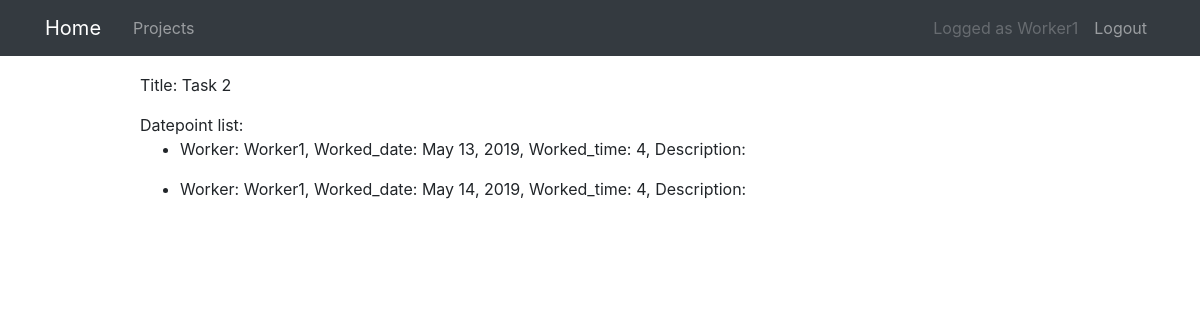
Before: /task/2/ (signed in) with the older database file.
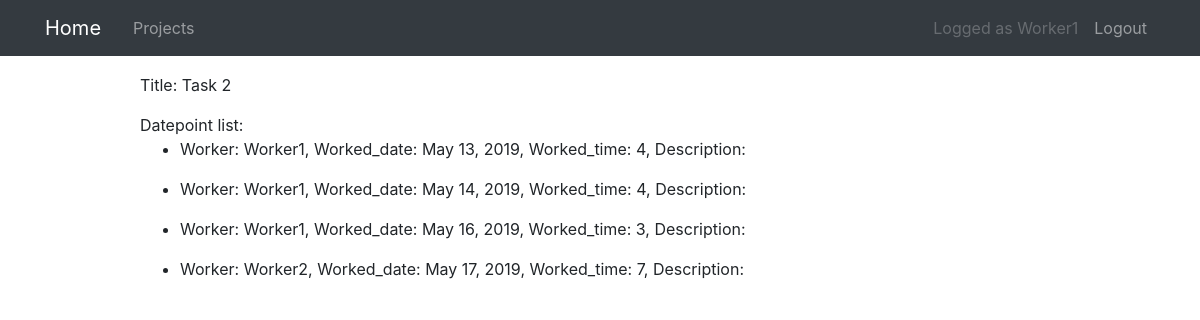
After: the same page with the newer database file.
### projects/models.py (models this page shows, shortened)
class Task(models.Model):
    title = models.CharField(max_length=100)
    project = models.ForeignKey(Project, on_delete=models.CASCADE)

class DatePoint(models.Model):
    task = models.ForeignKey(Task, on_delete=models.CASCADE)
    worker = models.ForeignKey(User, on_delete=models.CASCADE)
    description = models.CharField(max_length=100, blank=True)
    worked_time = models.PositiveIntegerField()
    worked_date = models.DateField()
    date_created = models.DateTimeField(auto_now=True)

### projects/views.py (the view)
# urls.py: path("task/<int:pk>/", TaskDetailView.as_view(), name="task-detail"),
class TaskDetailView(
    PermissionRequiredMixin, UserBelongsToTaskMixin, DetailView
):
    model = Task
    def get_context_data(self, **kwargs):
        context = super().get_context_data(**kwargs)
        datepoint_list = DatePoint.objects.filter(task__id=self.kwargs["pk"])
        context["datepoint_list"] = datepoint_list
        return context
    permission_required = "projects.view_task"

### projects/mixins.py (called while the page is built)
    def test_func(self):
        user = self.request.user
        task_pk = self.kwargs["pk"]
        if user.groups.count() > 0:
            if user.groups.all()[0].name == "Worker":
                queryset = Task.objects.filter(
                    id=task_pk, project__worker=user
                )
                if queryset.count() > 0:
                    return True
            elif user.groups.all()[0].name == "Manager":
                queryset = Task.objects.filter(
                    id=task_pk, project__manager=user
                )
                if queryset.count() > 0:
                    return True
        else:
            return False

### projects/models.py (called while the page is built)
    def __str__(self):
        return f"{self.title}, {self.manager}"

### projects/templates/projects/task_detail.html (shortened to what this page needs)
{% extends "projects/base.html" %}
{% block content %}
<p>Title: {{ object.title }} </p>
{% if datepoint_list %}
Datepoint list:
{% endif %}
{% for datepoint in datepoint_list %}
<ul>
    <li>Worker: {{datepoint.worker}}, Worked_date: {{ datepoint.worked_date }}, Worked_time:
        {{ datepoint.worked_time }}, Description: {{ datepoint.description }}
    </li>
</ul>
{% endfor %}
{% endblock content %}

### projects/templates/projects/base.html (shortened to what this page needs)
{% load static %}
<!DOCTYPE html>
<html>
<head>
  <link rel="stylesheet" href="https://maxcdn.bootstrapcdn.com/bootstrap/4.0.0/css/bootstrap.min.css"
>
  <link rel="stylesheet" type="text/css" href="{% static 'projects/main.css' %}">
</head>
<body>
  <header>
    <nav class="navbar navbar-expand-md navbar-dark bg-dark">
      <div class="container">
        <a class="navbar-brand mr-4" href="{% url 'project-home' %}">Home</a>
        <div class="collapse navbar-collapse" id="navbarToggle">
          <div class="navbar-nav mr-auto">
            {% if user.is_authenticated %}
            {% if perms.projects.view_project %}
            {% if not request.user.is_staff %}
            <a class="nav-item nav-link" href="{% url 'project-list' %}">Projects</a>
            {% endif %}
            {% endif %}
            {% endif %}
          </div>
          <div class="navbar-nav">
            {% if user.is_authenticated %}
            <a class="nav-link disabled" href="#">Logged as {{ user.username }}</a>
            <a class="nav-item nav-link" href="{% url 'logout' %}">Logout</a>
            {% else %}
            <a class="nav-item nav-link" href="{% url 'login' %}">Login</a>
            {% endif %}
          </div>
        </div>
      </div>
    </nav>
  </header>
  <main role="main" class="container">
    <div class="row">
      <div class="col-1">
      </div>
      <div class="col-10">
        {% block content %}{% endblock %}
      </div>
      <div class="col-1"></div>
    </div>
  </main>
</body>
</html>

### projects/static/projects/main.css (style rules this page uses)
.navbar { margin-bottom: 2ex; }

Changed rows visible on the page:
added DatePoint: worker "Worker1", worked_date "May 16, 2019", worked_time "3"
added DatePoint: worker "Worker2", worked_date "May 17, 2019", worked_time "7"
